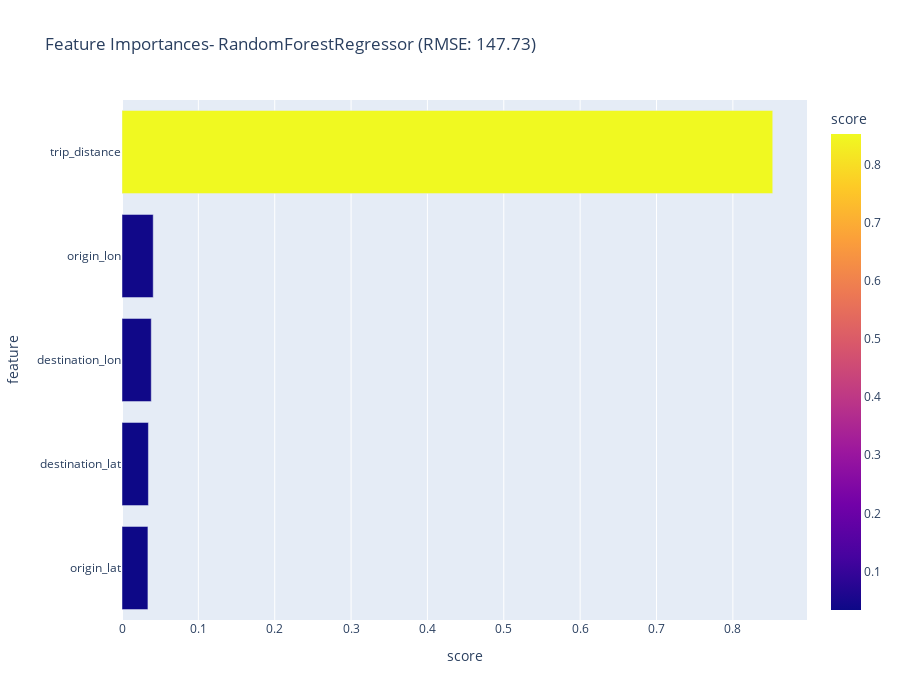

Source (notebook cell):
### Code cell
# Plot the feature importances
fig = px.bar(
    f_importances_df.sort_values(by='score', ascending = True), 
    x='score', 
    y='feature', 
    orientation='h',  # Set orientation to horizontal
    title=f"Feature Importances- {best_model['regressor'].__class__.__name__} (RMSE: {best_model_score:.2f})",
    labels={'Score': 'Score', 'Feature': 'feature'},
    height=700,
    color='score'      
)

fig.show()

### Figure 1 — Plotly figure (JSON) as saved in the notebook; plotly's stock layout.template omitted (floating-point values rounded to 4 significant figures)
{"data": [{"alignmentgroup": "True", "hovertemplate": "score=%{marker.color}<br>feature=%{y}<extra></extra>", "legendgroup": "", "marker": {"color": [0.03395, 0.03459, 0.03833, 0.04088, 0.8522], "coloraxis": "coloraxis", "pattern": {"shape": ""}}, "name": "", "offsetgroup": "", "orientation": "h", "showlegend": false, "textposition": "auto", "type": "bar", "x": [0.03395, 0.03459, 0.03833, 0.04088, 0.8522], "xaxis": "x", "y": ["origin_lat", "destination_lat", "destination_lon", "origin_lon", "trip_distance"], "yaxis": "y"}], "layout": {"barmode": "relative", "coloraxis": {"colorbar": {"title": {"text": "score"}}, "colorscale": [[0, "#0d0887"], [0.1111, "#46039f"], [0.2222, "#7201a8"], [0.3333, "#9c179e"], [0.4444, "#bd3786"], [0.5556, "#d8576b"], [0.6667, "#ed7953"], [0.7778, "#fb9f3a"], [0.8889, "#fdca26"], [1, "#f0f921"]]}, "height": 700, "legend": {"tracegroupgap": 0}, "title": {"text": "Feature Importances- RandomForestRegressor (RMSE: 147.73)"}, "xaxis": {"anchor": "y", "domain": [0, 1], "title": {"text": "score"}}, "yaxis": {"anchor": "x", "domain": [0, 1], "title": {"text": "feature"}}}}
